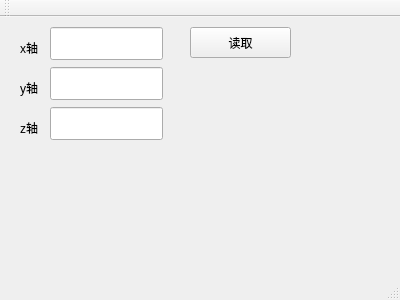
<?xml version="1.0" encoding="UTF-8"?>
<ui version="4.0">
 <class>MainWindow</class>
 <widget class="QMainWindow" name="MainWindow">
  <property name="geometry">
   <rect>
    <x>0</x>
    <y>0</y>
    <width>400</width>
    <height>300</height>
   </rect>
  </property>
  <property name="windowTitle">
   <string>MainWindow</string>
  </property>
  <widget class="QWidget" name="centralWidget">
   <widget class="QPushButton" name="read_button">
    <property name="geometry">
     <rect>
      <x>190</x>
      <y>10</y>
      <width>101</width>
      <height>31</height>
     </rect>
    </property>
    <property name="text">
     <string>读取</string>
    </property>
   </widget>
   <widget class="QLineEdit" name="lineEdit_x">
    <property name="geometry">
     <rect>
      <x>50</x>
      <y>10</y>
      <width>113</width>
      <height>33</height>
     </rect>
    </property>
   </widget>
   <widget class="QLabel" name="label">
    <property name="geometry">
     <rect>
      <x>20</x>
      <y>20</y>
      <width>31</width>
      <height>21</height>
     </rect>
    </property>
    <property name="text">
     <string>x轴</string>
    </property>
   </widget>
   <widget class="QLabel" name="label_2">
    <property name="geometry">
     <rect>
      <x>20</x>
      <y>60</y>
      <width>31</width>
      <height>21</height>
     </rect>
    </property>
    <property name="text">
     <string>y轴</string>
    </property>
   </widget>
   <widget class="QLineEdit" name="lineEdit_y">
    <property name="geometry">
     <rect>
      <x>50</x>
      <y>50</y>
      <width>113</width>
      <height>33</height>
     </rect>
    </property>
   </widget>
   <widget class="QLabel" name="label_3">
    <property name="geometry">
     <rect>
      <x>20</x>
      <y>100</y>
      <width>31</width>
      <height>21</height>
     </rect>
    </property>
    <property name="text">
     <string>z轴</string>
    </property>
   </widget>
   <widget class="QLineEdit" name="lineEdit_z">
    <property name="geometry">
     <rect>
      <x>50</x>
      <y>90</y>
      <width>113</width>
      <height>33</height>
     </rect>
    </property>
   </widget>
  </widget>
  <widget class="QMenuBar" name="menuBar">
   <property name="geometry">
    <rect>
     <x>0</x>
     <y>0</y>
     <width>400</width>
     <height>28</height>
    </rect>
   </property>
  </widget>
  <widget class="QToolBar" name="mainToolBar">
   <attribute name="toolBarArea">
    <enum>TopToolBarArea</enum>
   </attribute>
   <attribute name="toolBarBreak">
    <bool>false</bool>
   </attribute>
  </widget>
  <widget class="QStatusBar" name="statusBar"/>
 </widget>
 <layoutdefault spacing="6" margin="11"/>
 <resources/>
 <connections/>
</ui>
